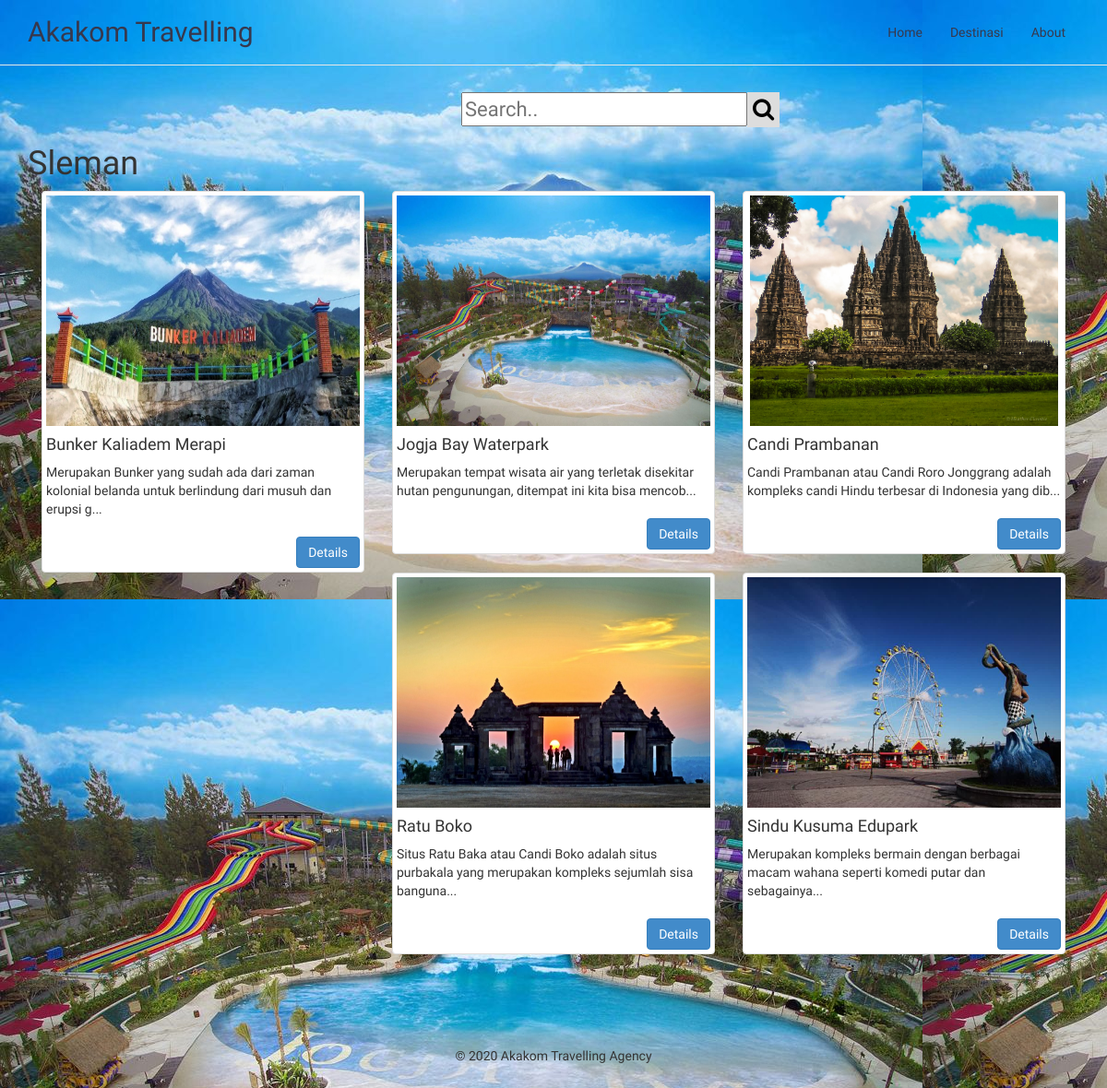
The page /more_destinasi.php?lokasi_destinasi=Sleman on the database its author committed.
### tables this page shows
CREATE TABLE `destinasi` (
  `id_destinasi` int(11) NOT NULL,
  `nama_destinasi` varchar(100) NOT NULL,
  `lokasi_destinasi` varchar(12) NOT NULL,
  `alamat_destinasi` varchar(100) NOT NULL,
  `image_destinasi` varchar(50) NOT NULL,
  `description` varchar(1000) NOT NULL
);

### more_destinasi.php (the view, shortened to what this page needs)
<!DOCTYPE html>
<html>
  <head>
    <link href="css/bootstrap.css" rel="stylesheet">
    <link href="css/bootshape.css" rel="stylesheet">
    <link rel="stylesheet" href="https://cdnjs.cloudflare.com/ajax/libs/font-awesome/4.7.0/css/font-awesome.min.css">
  </head>
  <body>
    <div class="jumbotron">
    </div>
    <div class="search">
    <form name="form-Booking" action="#" method="post">
      <input type="text" placeholder="Search.." name="search">
      <button type="submit" name="cari"><i class="fa fa-search"></i></button>
    </form>
    </div>
    <div class="container thumbs">
    <?php
      include "koneksi.php";
     if(isset($_POST['cari'])){
      $nama = $_POST['search'];
      $query = mysqli_query($kon, "SELECT * FROM destinasi WHERE nama_destinasi LIKE '%".$nama."%' ORDER BY id_destinasi");
      while ($row = mysqli_fetch_assoc($query)) {
        echo "
            <div class='col-sm-6 col-md-4'>
              <div class='thumbnail'>
                <img src='pict/".$row['image_destinasi']."' alt='' class='img-responsive'>
                <div class='caption'>
                  <h4>".$row['nama_destinasi']."</h4>
                  <p>".(str_word_count($row['description'])> 10 ? substr($row['description'],0,100)."..." : $row['description'])."</p>
                  <div class='btn-toolbar text-center'>
                    <a href='detail_destinasi.php?id_destinasi=".$row['id_destinasi']."' role='button' class='btn btn-primary pull-right'>Details</a>
                  </div>
                </div>
              </div>
            </div>
            ";
      }
     }else{
      $lokasi = $_GET['lokasi_destinasi'];
      echo "<h1>".$lokasi."</h1>";
      $query = mysqli_query($kon, "SELECT * FROM destinasi WHERE lokasi_destinasi='$lokasi' ORDER BY id_destinasi");
      while ($row = mysqli_fetch_assoc($query)) {
        echo "
            <div class='col-sm-6 col-md-4'>
              <div class='thumbnail'>
                <img src='pict/".$row['image_destinasi']."' alt='' class='img-responsive'>
                <div class='caption'>
                  <h4>".$row['nama_destinasi']."</h4>
                  <p>".(str_word_count($row['description'])> 10 ? substr($row['description'],0,100)."..." : $row['description'])."</p>
                  <div class='btn-toolbar text-center'>
                    <a href='detail_destinasi.php?id_destinasi=".$row['id_destinasi']."' role='button' class='btn btn-primary pull-right'>Details</a>
                  </div>
                </div>
              </div>
            </div>
            ";
      }
     }
  ?>
</div>
  </body>
</html>

### css/bootshape.css (style rules this page uses)
body { background-image:url('../pict/jogja-bay.jpg'); background-repeat:repeat; }
p { margin: 0 0 20px; }
.navbar { background-image:url('../pict/jogja-bay.jpg'); background-repeat:repeat; }
.jumbotron { background-color: transparent; padding: 70px 0 0 0; }
.footer { margin-top: 40px; padding: 40px 0; }

### rows shown on the page
destinasi: image_destinasi (picture), nama_destinasi "Bunker Kaliadem Merapi", description "Merupakan Bunker yang sudah ada dari zaman kolonial belanda untuk berlindung dari musuh dan erupsi g"
destinasi: image_destinasi (picture), nama_destinasi "Jogja Bay Waterpark", description "Merupakan tempat wisata air yang terletak disekitar hutan pengunungan, ditempat ini kita bisa mencob"
destinasi: image_destinasi (picture), nama_destinasi "Candi Prambanan", description "Candi Prambanan atau Candi Roro Jonggrang adalah kompleks candi Hindu terbesar di Indonesia yang dib"
destinasi: image_destinasi (picture), nama_destinasi "Ratu Boko", description "Situs Ratu Baka atau Candi Boko adalah situs purbakala yang merupakan kompleks sejumlah sisa banguna"
destinasi: image_destinasi (picture), nama_destinasi "Sindu Kusuma Edupark", description "Merupakan kompleks bermain dengan berbagai macam wahana seperti komedi putar dan sebagainya"

### other values the page prints
$lokasi "Sleman"
